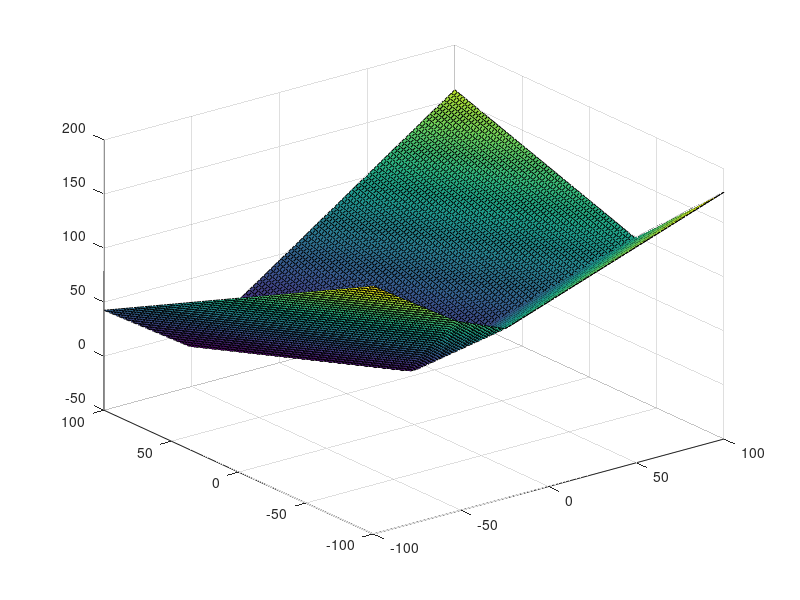
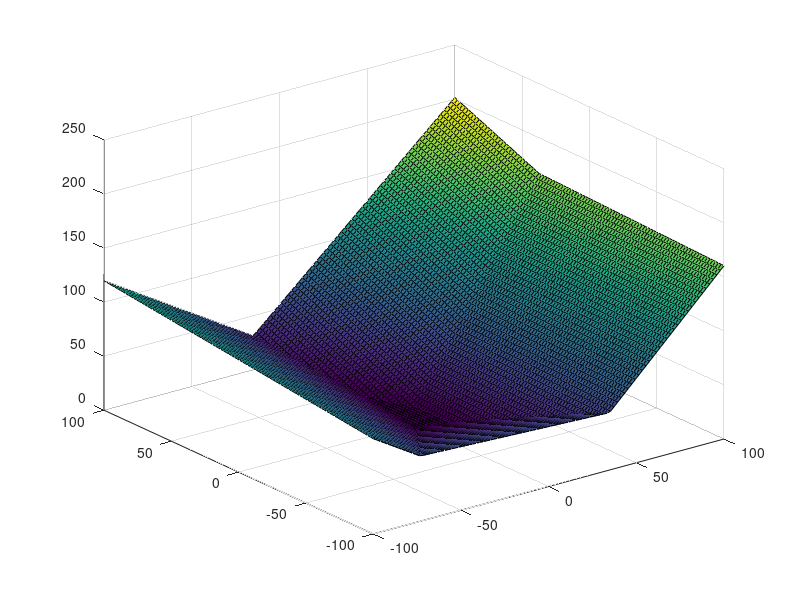

These charts were generated, in order, by the following MATLAB code:
%% Init 
% rng(314);

%% Setup maxout(Wx+b) with n neurons
n = 4;
W = randn(n,2);
b = randn(n,1);

%% Utility functions to apply max to 3 hyperplanes

f = @(xx_, yy_, W_, b_) reshape(max(W_*[xx_(:),yy_(:)]'+b_), size(xx_));

%%  Plot the function
width = 100;
x = linspace(-width,width,100);
[xx,yy] = meshgrid(x,x);


% p = linsolve(W,-b)

figure(1)
surf(xx,yy,f(xx, yy, W, b));hold on;
% scatter3(p(1,:),p(2,:),W(1,:)*p + b(1), 'r')
hold off



%% Non trivial fixed example

% This example shows that maxout can lead to pretty complex regions. Here
% we make a kind of skew upside down pyramid with the first 4 rows, and
% then we add a flat hyperplane to "cut off" the corner of the pyramid.
% Pretty cool! The question is, how on earth do you find these regions?

W2 = [ 
   -1.0378    0.1579
    1.4795    0.5493
   -0.0673   -0.5578
    1.6434    0.0488
    0         0        % This last row is just a flat xy hyperplane that we lift up to "cut off" the corner
];

b2 = [
    0.1868
   -1.4244
   -0.3868
    0.8913
    10                 % This controls the height of the flat hyperplane
];

figure(2)
surf(xx,yy,f(xx, yy, W2, b2));hold on;
% scatter3(p(1,:),p(2,:),W(1,:)*p + b(1), 'r')
hold off